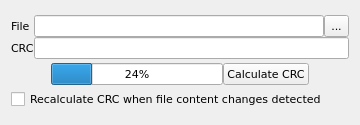
<?xml version="1.0" encoding="UTF-8"?>
<ui version="4.0">
 <class>FileContentsWidget</class>
 <widget class="QWidget" name="FileContentsWidget">
  <property name="geometry">
   <rect>
    <x>0</x>
    <y>0</y>
    <width>360</width>
    <height>125</height>
   </rect>
  </property>
  <property name="font">
   <font>
    <family>DejaVu Sans</family>
    <pointsize>8</pointsize>
   </font>
  </property>
  <property name="windowTitle">
   <string>File Integrity</string>
  </property>
  <property name="toolTip">
   <string>File Integrity</string>
  </property>
  <property name="statusTip">
   <string>File Integrity</string>
  </property>
  <property name="locale">
   <locale language="English" country="UnitedStates"/>
  </property>
  <layout class="QVBoxLayout" name="verticalLayout">
   <property name="spacing">
    <number>0</number>
   </property>
   <item>
    <layout class="QGridLayout" name="gridLayout">
     <property name="verticalSpacing">
      <number>0</number>
     </property>
     <item row="0" column="0">
      <widget class="QLabel" name="lblFIle">
       <property name="text">
        <string>File</string>
       </property>
       <property name="buddy">
        <cstring>lineEditFile</cstring>
       </property>
      </widget>
     </item>
     <item row="0" column="1">
      <widget class="QLineEdit" name="lineEditFile"/>
     </item>
     <item row="0" column="2">
      <widget class="QToolButton" name="btnEditFile">
       <property name="maximumSize">
        <size>
         <width>26</width>
         <height>26</height>
        </size>
       </property>
       <property name="text">
        <string>...</string>
       </property>
       <property name="icon">
        <iconset resource="../../qHostMonitor.qrc">
         <normaloff>:/img/open.png</normaloff>:/img/open.png</iconset>
       </property>
      </widget>
     </item>
     <item row="1" column="0">
      <widget class="QLabel" name="lblCrc">
       <property name="text">
        <string>CRC</string>
       </property>
       <property name="buddy">
        <cstring>lineCrcEdit</cstring>
       </property>
      </widget>
     </item>
     <item row="1" column="1" colspan="2">
      <widget class="QLineEdit" name="lineCrcEdit"/>
     </item>
    </layout>
   </item>
   <item>
    <layout class="QHBoxLayout" name="horizontalLayout_3">
     <item>
      <spacer name="horizontalSpacer">
       <property name="orientation">
        <enum>Qt::Horizontal</enum>
       </property>
       <property name="sizeType">
        <enum>QSizePolicy::Preferred</enum>
       </property>
       <property name="sizeHint" stdset="0">
        <size>
         <width>40</width>
         <height>20</height>
        </size>
       </property>
      </spacer>
     </item>
     <item>
      <widget class="QProgressBar" name="prgBarCrc">
       <property name="value">
        <number>24</number>
       </property>
      </widget>
     </item>
     <item>
      <widget class="QPushButton" name="btnCalculateCrc">
       <property name="text">
        <string>Calculate CRC</string>
       </property>
      </widget>
     </item>
     <item>
      <spacer name="horizontalSpacer_2">
       <property name="orientation">
        <enum>Qt::Horizontal</enum>
       </property>
       <property name="sizeType">
        <enum>QSizePolicy::Preferred</enum>
       </property>
       <property name="sizeHint" stdset="0">
        <size>
         <width>40</width>
         <height>20</height>
        </size>
       </property>
      </spacer>
     </item>
    </layout>
   </item>
   <item>
    <widget class="QCheckBox" name="chkRecalculateCrc">
     <property name="text">
      <string>Recalculate CRC when file content changes detected</string>
     </property>
    </widget>
   </item>
  </layout>
 </widget>
 <resources>
  <include location="../../qHostMonitor.qrc"/>
 </resources>
 <connections/>
</ui>
